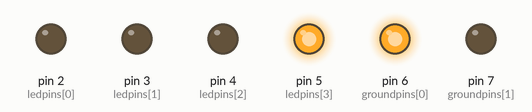
Bench run of a sketch on a simulated Arduino Uno, built with avr-gcc and run on an emulated ATmega328P. Shown: output pins drawn as LEDs (lit = HIGH).

Above: at 0.1 s.
Timing chart, 0 to 1.6 s (numbered marks = the images above):
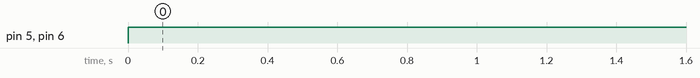

Measured:
- by itself, pin 5 (ledpins[3]), pin 6 (groundpins[0]): LOW → HIGH at 0.00 s

The sketch:

un_led.ino
```cpp
int ledpins[] = {2,3,4,5};
int groundpins[] = {6,7};
void setup ()
{
  for(int i = 0; i < 4; i++)
  {
      pinMode(ledpins[i],OUTPUT);
  }
  for (int i= 0; i<2; i++)
  {pinMode(groundpins[i],OUTPUT);}

}


void loop() {

  {
digitalWrite(groundpins[0], HIGH);
  digitalWrite(ledpins[3], HIGH);
  }
}
```
